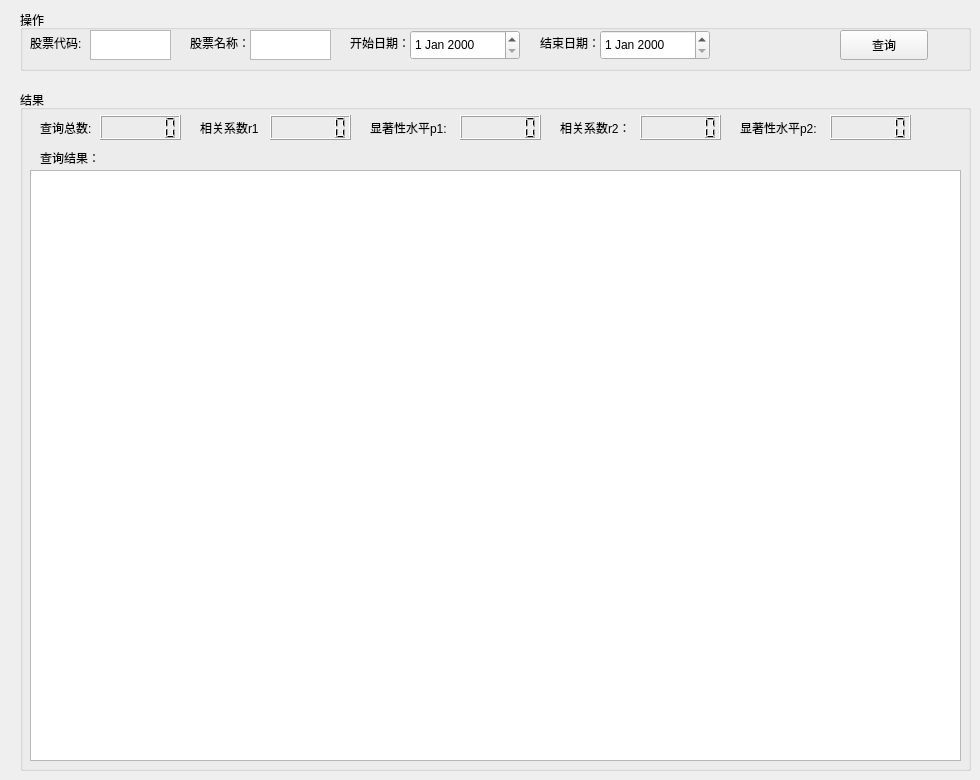
                <widget class="QWidget" name="_14_2_3">
                    <attribute name="title">
                        <string>14.2.3</string>
                    </attribute>
                    <widget class="QGroupBox" name="groupBox_8">
                        <property name="enabled">
                            <bool>true</bool>
                        </property>
                        <property name="geometry">
                            <rect>
                                <x>20</x>
                                <y>90</y>
                                <width>951</width>
                                <height>681</height>
                            </rect>
                        </property>
                        <property name="title">
                            <string>结果</string>
                        </property>
                        <widget class="QLabel" name="search_tip_label_4">
                            <property name="geometry">
                                <rect>
                                    <x>20</x>
                                    <y>30</y>
                                    <width>72</width>
                                    <height>15</height>
                                </rect>
                            </property>
                            <property name="text">
                                <string>查询总数:</string>
                            </property>
                        </widget>
                        <widget class="QLCDNumber" name="search_num_3">
                            <property name="geometry">
                                <rect>
                                    <x>80</x>
                                    <y>25</y>
                                    <width>81</width>
                                    <height>25</height>
                                </rect>
                            </property>
                            <property name="digitCount">
                                <number>6</number>
                            </property>
                        </widget>
                        <widget class="QLabel" name="label_4">
                            <property name="geometry">
                                <rect>
                                    <x>20</x>
                                    <y>60</y>
                                    <width>72</width>
                                    <height>15</height>
                                </rect>
                            </property>
                            <property name="text">
                                <string>查询结果：</string>
                            </property>
                        </widget>
                        <widget class="QTableView" name="search_table_result_3">
                            <property name="geometry">
                                <rect>
                                    <x>10</x>
                                    <y>80</y>
                                    <width>931</width>
                                    <height>591</height>
                                </rect>
                            </property>
                        </widget>
                        <widget class="QLabel" name="search_tip_label_5">
                            <property name="geometry">
                                <rect>
                                    <x>180</x>
                                    <y>30</y>
                                    <width>61</width>
                                    <height>16</height>
                                </rect>
                            </property>
                            <property name="text">
                                <string>相关系数r1：</string>
                            </property>
                        </widget>
                        <widget class="QLCDNumber" name="correlation_num_3_r1">
                            <property name="geometry">
                                <rect>
                                    <x>250</x>
                                    <y>25</y>
                                    <width>81</width>
                                    <height>25</height>
                                </rect>
                            </property>
                            <property name="digitCount">
                                <number>6</number>
                            </property>
                        </widget>
                        <widget class="QLabel" name="search_tip_label_6">
                            <property name="geometry">
                                <rect>
                                    <x>540</x>
                                    <y>30</y>
                                    <width>71</width>
                                    <height>16</height>
                                </rect>
                            </property>
                            <property name="text">
                                <string>相关系数r2：</string>
                            </property>
                        </widget>
                        <widget class="QLCDNumber" name="correlation_num_3_r2">
                            <property name="geometry">
                                <rect>
                                    <x>620</x>
                                    <y>25</y>
                                    <width>81</width>
                                    <height>25</height>
                                </rect>
                            </property>
                            <property name="digitCount">
                                <number>6</number>
                            </property>
                        </widget>
                        <widget class="QLabel" name="search_tip_label_10">
                            <property name="geometry">
                                <rect>
                                    <x>350</x>
                                    <y>30</y>
                                    <width>81</width>
                                    <height>16</height>
                                </rect>
                            </property>
                            <property name="text">
                                <string>显著性水平p1:</string>
                            </property>
                        </widget>
                        <widget class="QLCDNumber" name="correlation_num_3_p1">
                            <property name="geometry">
                                <rect>
                                    <x>440</x>
                                    <y>25</y>
                                    <width>81</width>
                                    <height>25</height>
                                </rect>
                            </property>
                            <property name="digitCount">
                                <number>6</number>
                            </property>
                        </widget>
                        <widget class="QLabel" name="search_tip_label_11">
                            <property name="geometry">
                                <rect>
                                    <x>720</x>
                                    <y>30</y>
                                    <width>81</width>
                                    <height>16</height>
                                </rect>
                            </property>
                            <property name="text">
                                <string>显著性水平p2:</string>
                            </property>
                        </widget>
                        <widget class="QLCDNumber" name="correlation_num_3_p2">
                            <property name="geometry">
                                <rect>
                                    <x>810</x>
                                    <y>25</y>
                                    <width>81</width>
                                    <height>25</height>
                                </rect>
                            </property>
                            <property name="digitCount">
                                <number>6</number>
                            </property>
                        </widget>
                    </widget>
                    <widget class="QGroupBox" name="groupBox_9">
                        <property name="enabled">
                            <bool>true</bool>
                        </property>
                        <property name="geometry">
                            <rect>
                                <x>20</x>
                                <y>10</y>
                                <width>951</width>
                                <height>61</height>
                            </rect>
                        </property>
                        <property name="locale">
                            <locale language="English" country="UnitedStates"/>
                        </property>
                        <property name="title">
                            <string>操作</string>
                        </property>
                        <widget class="QTextEdit" name="stock_code_edit_3">
                            <property name="geometry">
                                <rect>
                                    <x>70</x>
                                    <y>20</y>
                                    <width>81</width>
                                    <height>30</height>
                                </rect>
                            </property>
                        </widget>
                        <widget class="QLabel" name="stock_code_label_3">
                            <property name="geometry">
                                <rect>
                                    <x>10</x>
                                    <y>25</y>
                                    <width>61</width>
                                    <height>16</height>
                                </rect>
                            </property>
                            <property name="text">
                                <string>股票代码:</string>
                            </property>
                        </widget>
                        <widget class="QDateEdit" name="start_date_edit_3">
                            <property name="geometry">
                                <rect>
                                    <x>390</x>
                                    <y>20</y>
                                    <width>110</width>
                                    <height>30</height>
                                </rect>
                            </property>
                        </widget>
                        <widget class="QLabel" name="current_date_label_5">
                            <property name="geometry">
                                <rect>
                                    <x>330</x>
                                    <y>25</y>
                                    <width>61</width>
                                    <height>16</height>
                                </rect>
                            </property>
                            <property name="text">
                                <string>开始日期：</string>
                            </property>
                        </widget>
                        <widget class="QPushButton" name="search_button_3">
                            <property name="geometry">
                                <rect>
                                    <x>820</x>
                                    <y>20</y>
                                    <width>88</width>
                                    <height>30</height>
                                </rect>
                            </property>
                            <property name="text">
                                <string>查询</string>
                            </property>
                        </widget>
                        <widget class="QLabel" name="stock_code_label_1_3">
                            <property name="geometry">
                                <rect>
                                    <x>170</x>
                                    <y>25</y>
                                    <width>61</width>
                                    <height>16</height>
                                </rect>
                            </property>
                            <property name="text">
                                <string>股票名称：</string>
                            </property>
                        </widget>
                        <widget class="QTextEdit" name="stock_name_edit_3">
                            <property name="geometry">
                                <rect>
                                    <x>230</x>
                                    <y>20</y>
                                    <width>81</width>
                                    <height>30</height>
                                </rect>
                            </property>
                        </widget>
                        <widget class="QLabel" name="current_date_label_6">
                            <property name="geometry">
                                <rect>
                                    <x>520</x>
                                    <y>25</y>
                                    <width>61</width>
                                    <height>16</height>
                                </rect>
                            </property>
                            <property name="text">
                                <string>结束日期：</string>
                            </property>
                        </widget>
                        <widget class="QDateEdit" name="end_date_edit_3">
                            <property name="geometry">
                                <rect>
                                    <x>580</x>
                                    <y>20</y>
                                    <width>110</width>
                                    <height>30</height>
                                </rect>
                            </property>
                        </widget>
                    </widget>
                </widget>
